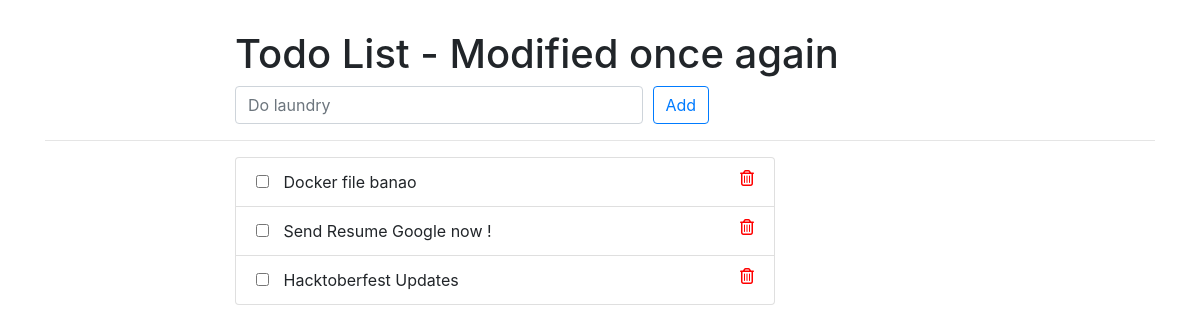
Page /todos/ on the earlier database version.
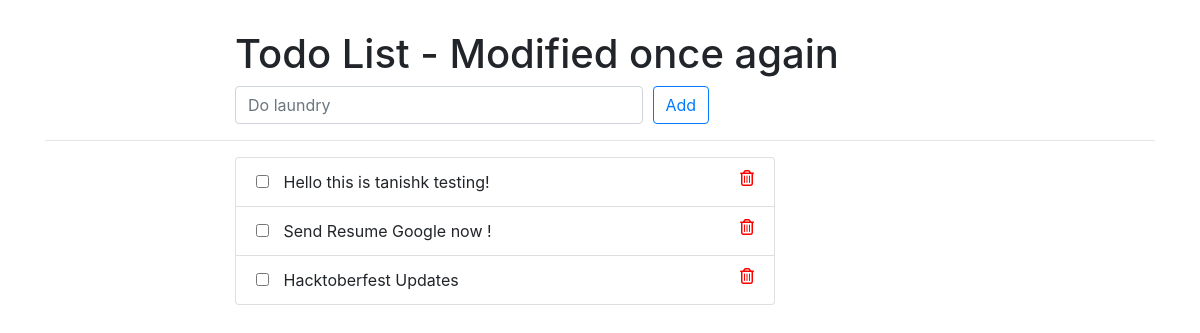
Same page on the later database version.
### todos/models.py (models this page shows, shortened)
class Todo(models.Model):
    title = models.CharField(max_length=100)
    created_at = models.DateTimeField('Created', auto_now_add=True)
    update_at = models.DateTimeField('Updated', auto_now=True)
    isCompleted = models.BooleanField(default=False)

### todos/views.py (the view)
# urls.py: path('', views.IndexView.as_view(), name='index'),
class IndexView(generic.ListView):
    template_name = 'todos/index.html'
    context_object_name = 'todo_list'
    def get_queryset(self):
        return Todo.objects.order_by('-created_at')

### todos/templates/todos/index.html (shortened to what this page needs)
{% extends 'todos/base.html' %}
{% block content %}
<div class="container">
  <div class="row">
    <div class="offset-md-2 col-lg-9">
      <div class="page-header">
        <h1>
          Todo List - Modified once again
        </h1>
      </div>
    </div>
  </div>
  <div class="row">
    <div class="offset-md-2 col-lg-9">
      <form method="post" action="{% url 'todos:add' %}">
        <div class="form-row">
          <div class="col-md-6">
            <input type="text" class="form-control" name="title" placeholder="Do laundry" required>
          </div>
          <div class="col-md-6">
            <button type="submit" name="submit" class="btn btn-outline-primary">
              Add
            </button>
          </div>
        </div>
      </form>
    </div>
  </div>
  <hr />
  <div class="row">
    <div class="offset-md-2 col-lg-6">
      <div class="list-group">
        {% for todo in todo_list %}
        <div class="list-group-item {% if todo.isCompleted %} todo-complete {% endif %}">
          <form style="display: inline;" method="post" action="{% url 'todos:update' todo.id %}">
            <input type="checkbox" name="isCompleted" onchange="this.form.submit()"  class="todo-status-checkbox"
              title="{% if not todo.isCompleted %} mark as done {% else %} mark undone {% endif %}">
          </form>
          {{ todo.title }}
          <a href="{% url 'todos:delete' todo.id %}" title="Delete">
            <i class="far fa-trash-alt"></i>
          </a>
        </div>
        {% endfor %}
      </div>
    </div>
  </div>
</div>
{% endblock %}

### todos/templates/todos/base.html (shortened to what this page needs)
{% load static %}
<!doctype html>
<html lang="en">
  <head>
    <link rel="stylesheet" href="https://stackpath.bootstrapcdn.com/bootstrap/4.4.1/css/bootstrap.min.css">
    <link rel="stylesheet" href="{% static 'css/style.css' %}">
  </head>
  <body>
    {% block content %}
    {% endblock %}
  </body>
</html>

### staticfiles/css/style.css (style rules this page uses)
.page-header { margin-top: 30px; }
.fa-trash-alt { color: red; float: right; cursor: pointer; }
.todo-status-checkbox { cursor: pointer; margin-right: 10px; }

Differences in the rows shown:
removed Todo: title "Docker file banao"
added Todo: title "Hello this is tanishk testing!"
